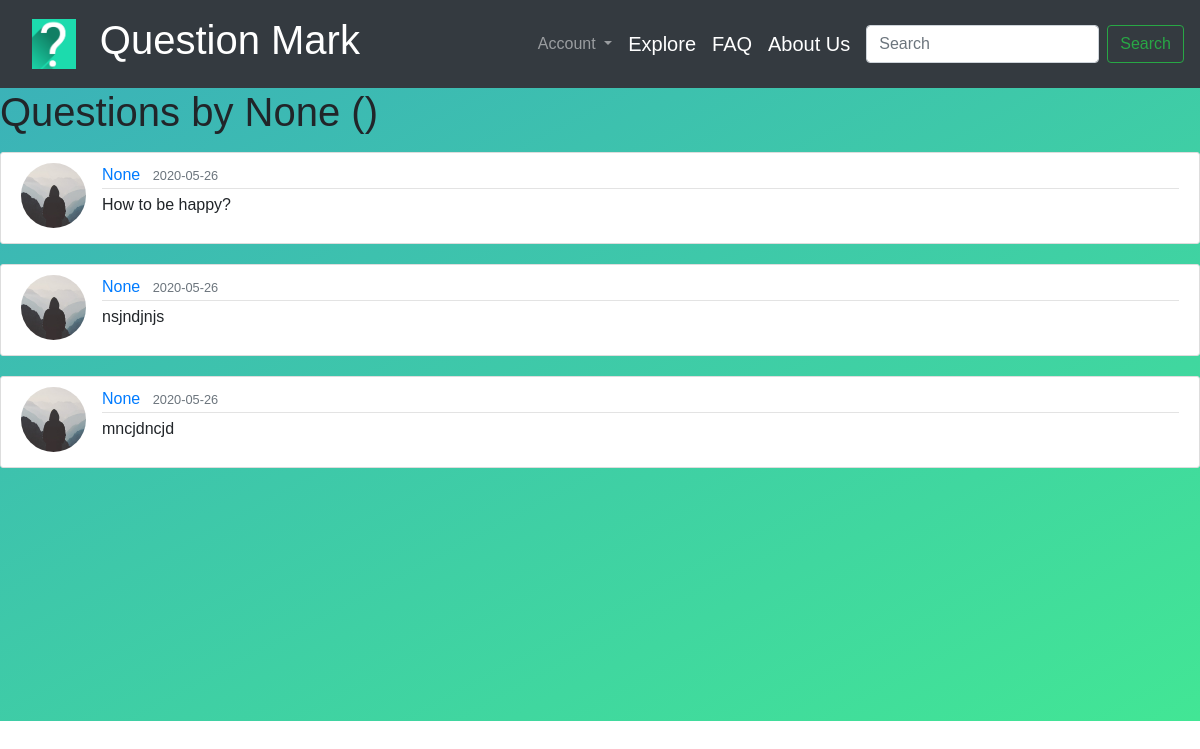
/questions (signed in), run on an earlier commit of the app's database.
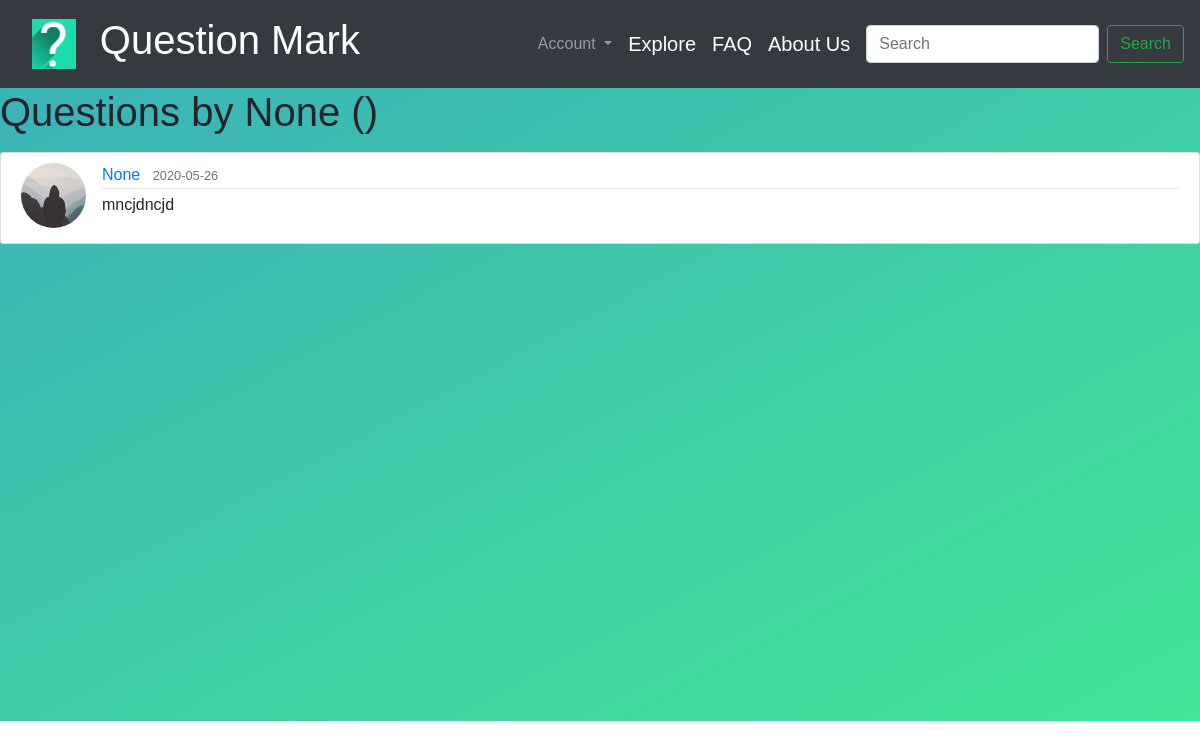
And on a later commit of the database.
### Question_Mark/models.py (models this page shows, shortened)
class Questions(db.Model):
    id = db.Column(db.Integer, primary_key=True)
    question = db.Column(db.Text, nullable=False)
    date_posted = db.Column(db.DateTime, nullable=False, default=datetime.utcnow)
    user_id = db.Column(db.Integer, db.ForeignKey('user.id'), nullable=False)

class User(db.Model, UserMixin):
    id = db.Column(db.Integer, primary_key=True)
    first_name = db.Column(db.String(30), unique=False, nullable=False)
    last_name = db.Column(db.String(30), unique=False, nullable=False)
    username = db.Column(db.String(30), unique=True)
    email = db.Column(db.String(120), unique=True, nullable=False)
    image_file = db.Column(db.String(20), nullable=False, default='default.jpg')
    password = db.Column(db.String(60), nullable=False)
    questions = db.relationship('Questions', backref='author', lazy=True)

### Question_Mark/routes.py (the view)
@app.route("/questions", methods=['GET','POST'])
@login_required
def questions():
        user = User.query.filter_by(username=current_user.username).first_or_404()
        quest = Questions.query.filter_by(author=user)\
                .order_by(Questions.date_posted.desc())
        return render_template('questions.html', title='My Questions', user=user, quest=quest)

### Question_Mark/models.py (called while the page is built)
@login_manager.user_loader
def load_user(user_id):
    return User.query.get(int(user_id))

### Question_Mark/templates/questions.html
{% extends "layout.html" %}
{% block head %}
<link rel="stylesheet" href={{ url_for('static', filename='style_questions.css') }}>
{% endblock head %}
{% block content %}
<h1 class="mb-3">Questions by {{ user.username }} ({{ quest.total }})</h1>
{% for item in quest %}
<article class="media content-section">
    <img class="rounded-circle article-img" src="{{ url_for('static', filename='default.jpg') }}">
    <div class="media-body">
        <div class="article-metadata">
            <a class="mr-2" href="#">{{ item.author.username }}</a>
            <small class="text-muted">{{ item.date_posted.strftime('%Y-%m-%d') }}</small>
        </div>
        <p class="article-content">{{ item.question }}</p>
    </div>
</article>
{% endfor %}
{% endblock content %}

What changed in the data, as far as the page shows it:
no longer on this page (row edited): Questions: author.username "None", date_posted "2020-05-26", question "How to be happy?"
no longer on this page (row edited): Questions: author.username "None", date_posted "2020-05-26", question "nsjndjnjs"
